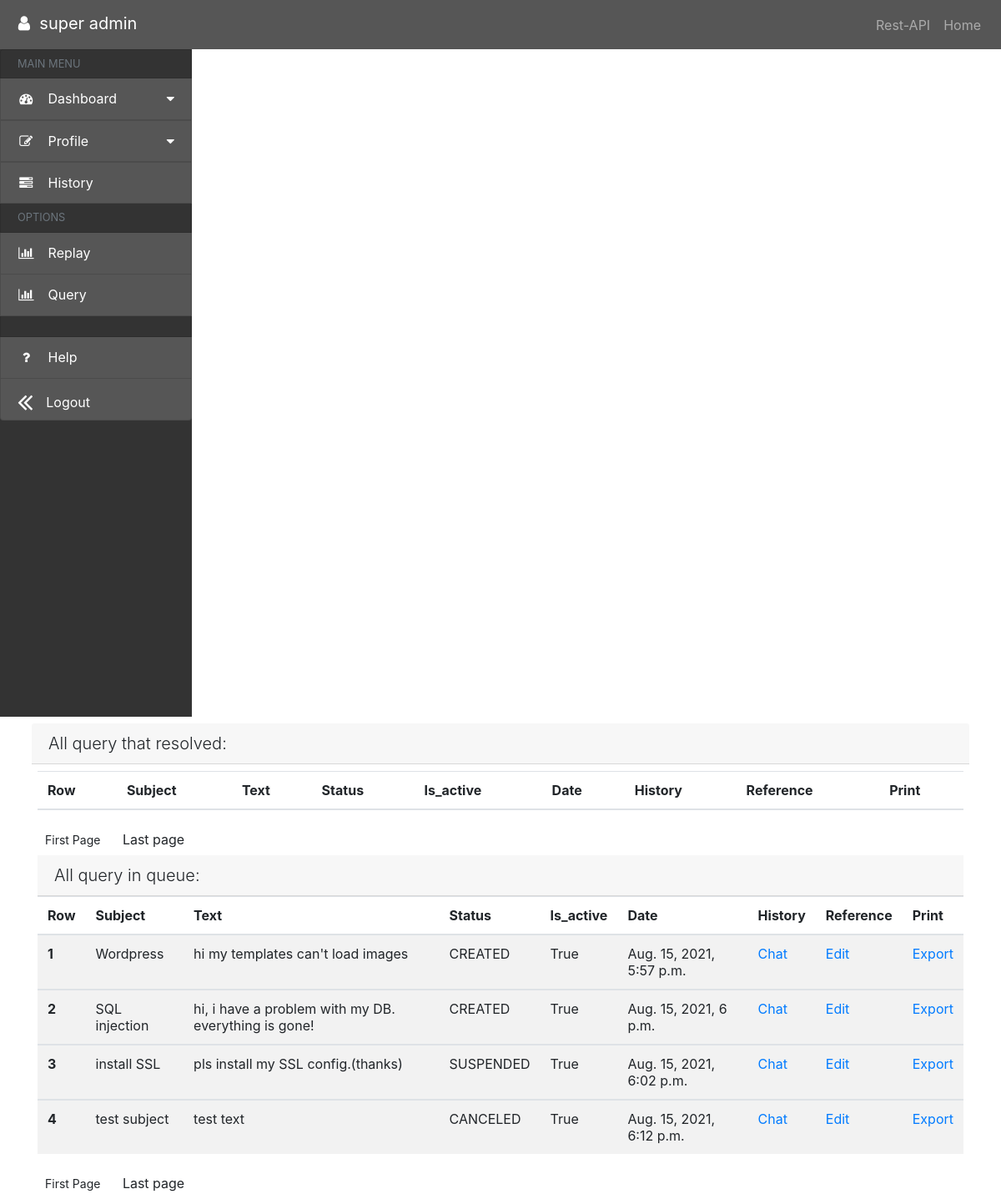
The app's page /ticket/view/ (signed in), older data.
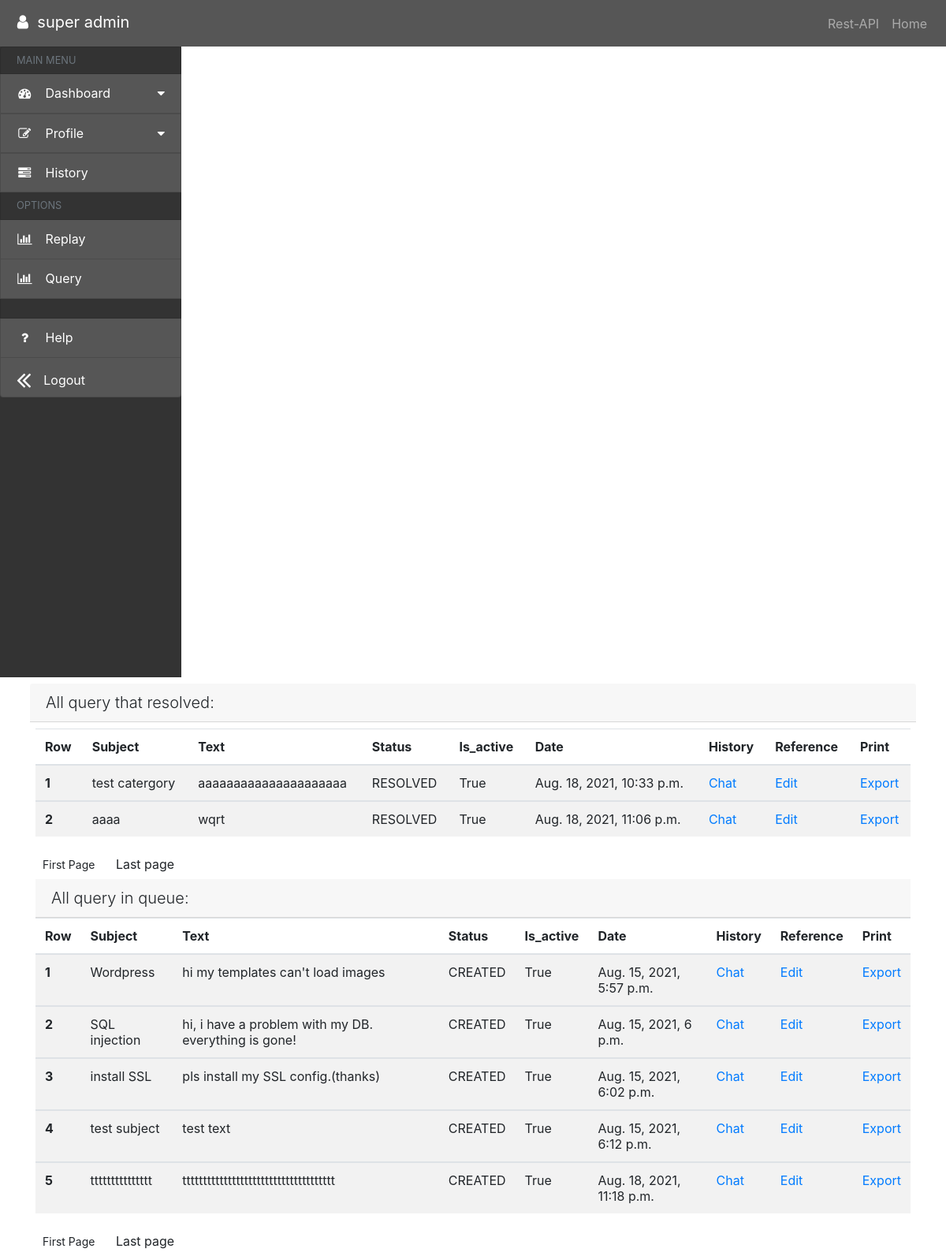
The same page, newer data.
### ticket/models.py (models this page shows, shortened)
class Query(models.Model):
    subject = models.CharField(max_length=30, blank=False, verbose_name='موضوع تیکت')
    message = models.CharField(max_length=500, blank=False, verbose_name='متن تیکت')
    status = models.CharField(max_length=20, choices=enums.TicketStatuses.choices,
                              default=enums.TicketStatuses.CREATED, verbose_name='وضعیت تیکت')
    is_active = models.BooleanField(default=True, verbose_name='فعال است؟')
    create_info = models.DateTimeField(auto_now_add=True, verbose_name='تاریخ ثبت')
    slug = models.SlugField(max_length=50, unique=True, editable=False)
    user_related = models.ForeignKey('auth.User', on_delete=models.PROTECT, verbose_name='رابطه با کاربران', null=True,
                                     blank=True)
    category_related = models.ForeignKey('ticket.Category', on_delete=models.PROTECT, verbose_name='رابطه با کتگوری',
                                         null=True,
                                         blank=True)
    operator_related = models.CharField(max_length=20, default=0, verbose_name='ادمین این تیکت')
    history = HistoricalRecords()

### ticket/views.py (the view, shortened to what this page needs)
# urls.py: path('view/', views.show_active_query, name='view-ticket'),
@login_required
def show_active_query(request):
    qs_list1, qs_list2 = 0, 0
    if request.user.is_authenticated:
        if request.user.is_superuser:
            try:
                qs_list1 = models.Query.objects.filter(~Q(operator_related__exact='0'))
                qs_list2 = models.Query.objects.filter(operator_related__exact='0')
            except:
                return render(request, 'dashboard/dashboard.html')
    else:
        return render(request, 'dashboard/dashboard.html')
    other_number = []
    qs = list(itertools.chain(qs_list1, other_number))
    paginated = Paginator(qs, 4)
    paginated_page = paginated.get_page(request.GET.get('page', 1))
    return render(request=request,
                  context={'object_list': paginated_page,
                           'qs_list2': qs_list2
                           },
                  template_name='ticket/list-query.html')

### ticket/templates/ticket/list-query.html (shortened to what this page needs)
{% extends 'dashboard/base.html' %}
{% block base_content %}
    <div class="container">
        <div class="row">
            <div class="col p-2">
                <h5 class="card-header font-weight-light text-left">
                {% if   request.user.is_superuser %}
                    All query that resolved:
                {% elif request.user.is_staff %}
                      Query resolved by: {{ request.user.get_full_name }}
                {% else %}
                    Your active queries:  {{ request.user.get_full_name }}
                {% endif %}
                    </div>
            </div>
            <table class="table table-striped">
                <thead>
                <tr>
                    <th scope="col">Row</th>
                    <th scope="col">Subject</th>
                    <th scope="col">Text</th>
                    <th scope="col">Status</th>
                    <th scope="col">Is_active</th>
                    <th scope="col">Date</th>
                    <th scope="col">History</th>
                    <th scope="col">Reference</th>
                    <th scope="col">Print</th>
                </tr>
                </thead>
                {% for org in object_list %}
                    <tbody>
                    <tr>
                        <th scope="row">{{ forloop.counter }}</th>
                        <td>{{ org.subject }}</td>
                        <td>{{ org.message }}</td>
                        <td>{{ org.status }}</td>
                        <td>{{ org.is_active }}</td>
                        <td>{{ org.create_info }}</td>
                        <td><a href="{% url 'ticket:detail-query' org.pk %}">Chat</a></td>
                        <td><a href="{% url 'ticket:edit-query' org.pk %}">Edit</a></td>
                        <td><a href="{% url 'ticket:detail-query' org.pk %}">Export</a></td>
                    </tr>
                    </tbody>
                {% endfor %}
            </table>
            {% include 'ticket/pagination.html' %}
            <h5 class="card-header font-weight-light text-left">
                    {% if   request.user.is_superuser %}
                    All query in queue:
                {% elif request.user.is_staff %}
                      Query resolved by: {{ request.user.get_full_name }}
                {% else %}
                    Your expired queries:  {{ request.user.get_full_name }}
                {% endif %}
            </h5>
            <table class="table table-striped">
                <thead>
                <tr>
                    <th scope="col">Row</th>
                    <th scope="col">Subject</th>
                    <th scope="col">Text</th>
                    <th scope="col">Status</th>
                    <th scope="col">Is_active</th>
                    <th scope="col">Date</th>
                    <th scope="col">History</th>
                    <th scope="col">Reference</th>
                    <th scope="col">Print</th>
                </tr>
                </thead>
                {% for org in qs_list2 %}
                    <tbody>
                    <tr>
                        <th scope="row">{{ forloop.counter }}</th>
                        <td>{{ org.subject }}</td>
                        <td>{{ org.message }}</td>
                        <td>{{ org.status }}</td>
                        <td>{{ org.is_active }}</td>
                        <td>{{ org.create_info }}</td>
                        <td><a href="{% url 'ticket:detail-query' org.pk %}">Chat</a></td>
                        <td><a href="{% url 'ticket:edit-query' org.pk %}">Edit</a></td>
                        <td><a href="{% url 'ticket:detail-query' org.pk %}">Export</a></td>
                    </tr>
                    </tbody>
                {% endfor %}
            </table>
            {% include 'ticket/pagination.html' %}
        </div>
    </div>
{% endblock %}

### dashboard/templates/dashboard/base.html (shortened to what this page needs)
{% load widget_tweaks %}
{% load static %}
<html>
<head>
    <link rel="stylesheet" href="https://maxcdn.bootstrapcdn.com/font-awesome/4.3.0/css/font-awesome.min.css"/>
    <link rel="stylesheet" href="{% static 'base/css/font-awesome.min.css' %}"/>
    <link rel='stylesheet' href="{% static 'base/css/bootstrap.min.css' %}"/>
    <link rel='stylesheet' href="{% static 'base/css/style.css' %}"/>
</head>
<body>
{% block navbar_menu %}
    <nav class="navbar navbar-expand-md navbar-dark bg-dark">
        <a class="navbar-brand" href="{% url 'dashboard:dashboard' %}">
            {% if  user.is_authenticated %}
                     <h4 class="fa fa-user fa-fw "></h4>
            {% endif %}
            {% if user.is_authenticated %}
                <span class="menu-collapsed"> {{ request.user.get_full_name }}</span>
            {% endif %}
        </a>
        <div class="collapse navbar-collapse" id="navbarNavDropdown">
            <ul class="navbar-nav ml-auto">
                {% if user.is_superuser %}
                    <li class="nav-item">
                        <a class="nav-link" href="{% url 'query-api' %}">Rest-API</a>
                    </li>
                {% endif %}
                <li class="nav-item">
                    <a class="nav-link" href="{% url 'dashboard:dashboard' %}">Home</a>
                </li>
            </ul>
        </div>
    </nav>
    <div class="row" id="body-row">
    <div id="sidebar-container" class="sidebar-expanded d-none d-md-block">
        <ul class="list-group">
            <li class="list-group-item sidebar-separator-title text-muted d-flex align-items-center menu-collapsed">
                <small>MAIN MENU</small>
            </li>
            <a href="#submenu1" data-toggle="collapse" aria-expanded="false"
               class="bg-dark list-group-item list-group-item-action flex-column align-items-start">
                <div class="d-flex w-100 justify-content-start align-items-center">
                    <span class="fa fa-dashboard fa-fw mr-3"></span>
                    <span class="menu-collapsed">Dashboard</span>
                    <span class="submenu-icon ml-auto"></span>
                </div>
            </a>
            <a href="#submenu2" data-toggle="collapse" aria-expanded="false"
               class="bg-dark list-group-item list-group-item-action flex-column align-items-start">
                <div class="d-flex w-100 justify-content-start align-items-center">
                    <span class="fa fa-edit fa-fw mr-3"></span>
                    <span class="menu-collapsed ">Profile</span>
                    <span class="submenu-icon ml-auto"></span>
                </div>
            </a>
            {% if user.is_staff %}
                <a href="{% url 'ticket:list-history-operator' %}"
                   class="bg-dark list-group-item list-group-item-action">
                    <div class="d-flex w-100 justify-content-start align-items-center">
                        <span class="fa fa-tasks fa-fw mr-3"></span>
                        <span class="menu-collapsed">History</span>
                    </div>
                </a> {% endif %}
            {% if user.is_superuser %}
                <li class="list-group-item sidebar-separator-title text-muted d-flex align-items-center menu-collapsed">
                    <small>OPTIONS</small>
                </li>
                <a href="{% url 'ticket:list-history-replay' %}" class="bg-dark list-group-item list-group-item-action">
                    <div class="d-flex w-100 justify-content-start align-items-center">
                        <span class="fa fa-bar-chart fa-fw mr-3"></span>
                        <span class="menu-collapsed">Replay</span>
                    </div>
                </a>
                <a href="{% url 'ticket:list-history-query' %}" class="bg-dark list-group-item list-group-item-action">
                    <div class="d-flex w-100 justify-content-start align-items-center">
                        <span class="fa fa-bar-chart fa-fw mr-3"></span>
                        <span class="menu-collapsed">Query </span>
                    </div>
                </a>
            {% endif %}
            <li class="list-group-item sidebar-separator menu-collapsed"></li>
            <a href="#" class="bg-dark list-group-item list-group-item-action">
                <div class="d-flex w-100 justify-content-start align-items-center">
                    <span class="fa fa-question fa-fw mr-3"></span>
                    <span class="menu-collapsed">Help</span>
                </div>
            </a>
            {% if  user.is_authenticated %}
                <a href="{% url 'user:logout-user' %}" class="bg-dark list-group-item list-group-item-action"
                   class="bg-dark list-group-item list-group-item-action d-flex align-items-center">
                    <div class="d-flex w-100 justify-content-start align-items-center">
                        <span id="collapse-icon" class="fa fa-2x mr-3"></span>
                        <span id="collapse-text" class="menu-collapsed">Logout</span>
                    </div>
                </a>
            {% endif %}
        </ul>
    </div>
{% endblock %}
{% block base_content %}
{% endblock %}
</body>
</html>

### ticket/templates/ticket/pagination.html (shortened to what this page needs)
{% if object_list.has_previous %}
    <a class="btn btn-sm" href="{{ request.path }}?page={{ object_list.previous_page_number }}">back</a>
{% else %}
    <a class="btn btn-sm" href="{{ request.path }}?page=1">First Page</a>
{% endif %}
{% if object_list.has_next %}
    <a class="btn btn-sm" href="{{ request.path }}?page={{ object_list.next_page_number }}">next</a>
{% else %}
    <a class="btn btm-sm" href="{{ request.path }}?page={{ page_obj.num_pages }}">Last page</a>
{% endif %}

### dashboard/static/base/css/style.css (style rules this page uses)
#body-row { margin-left: 0; margin-right: 0; }
#sidebar-container { min-height: 100vh; background-color: #333; padding: 0; }
.sidebar-expanded { width: 230px; }
#sidebar-container .list-group a { height: 50px; color: white; }
.sidebar-separator-title { background-color: #333; height: 35px; }
.sidebar-separator { background-color: #333; height: 25px; }
#sidebar-container .list-group .list-group-item[aria-expanded="false"] .submenu-icon::after { content: " \f0d7"; font-family: FontAwesome; display: inline; text-align: right; padding-left: 10px; }

Row changes from the older to the newer data that the page shows:
added Query: subject "test catergory", message "aaaaaaaaaaaaaaaaaaaaa", status "RESOLVED", is_active "True", create_info "Aug. 18, 2021, 10:33 p.m.", shown under "All query that resolved:"
added Query: subject "aaaa", message "wqrt", status "RESOLVED", is_active "True", create_info "Aug. 18, 2021, 11:06 p.m.", shown under "All query that resolved:"
changed Query "install SSL": status "SUSPENDED" → "CREATED"
changed Query "test subject": status "CANCELED" → "CREATED"
added Query: subject "ttttttttttttttt", message "ttttttttttttttttttttttttttttttttttttt", status "CREATED", is_active "True", create_info "Aug. 18, 2021, 11:18 p.m.", shown under "All query in queue:"
